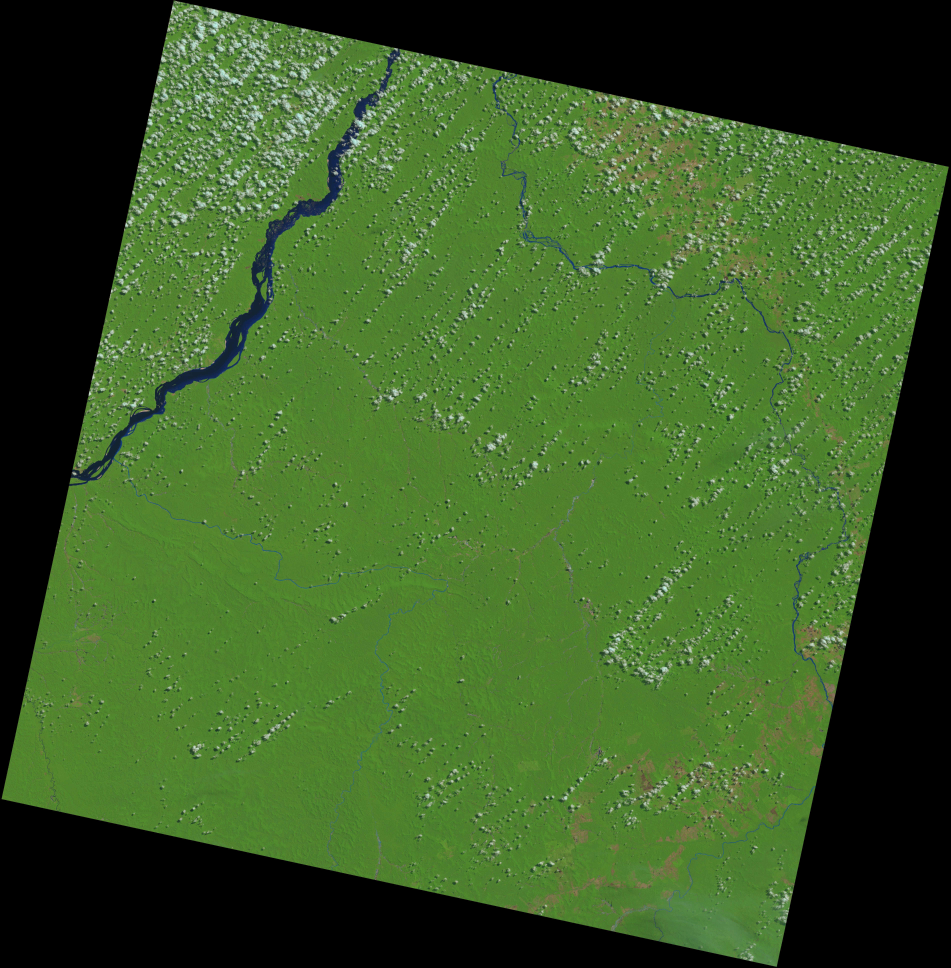
#> input picture datasets/ee_original_images/LC08_L1TP_228064_20230811_20230818_02_T1.jpg, 7601 x 7741 px (shown at 1/8 size); its folder holds only this picture in this run
$ python split_images.py
#> lines starting #> are read from the running program, lines starting #| are printed output that depends on the picture
import csv
from PIL import Image
import os

def get_chunk_coordinates(x, y, x_step, y_step, ul_lon, ul_lat, lr_lon, lr_lat):
    """Calculate coordinates for each chunk."""
    x_ratio = x / x_step
    y_ratio = y / y_step

    chunk_ul_lon = ul_lon + x_ratio * (lr_lon - ul_lon)
    chunk_ul_lat = ul_lat + y_ratio * (ul_lat - lr_lat)
    chunk_lr_lon = chunk_ul_lon + (lr_lon - ul_lon) / x_step
    chunk_lr_lat = chunk_ul_lat + (lr_lat - ul_lat) / y_step

    return chunk_ul_lon, chunk_ul_lat, chunk_lr_lon, chunk_lr_lat

input_csv = "original_geojpg.csv"
output_csv = "final_geojpg.csv"
input_folder = "ee_original_images"
rotated_folder = "rotated_images"
split_folder = "split_images"

# Ensure the folders exist
if not os.path.exists(rotated_folder):
    os.makedirs(rotated_folder)
if not os.path.exists(split_folder):
    os.makedirs(split_folder)

with open(input_csv, "r") as f_in, open(output_csv, "w", newline='') as f_out:
#> (reads original_geojpg.csv from the repository)
    reader = csv.reader(f_in)
    writer = csv.writer(f_out)
    writer.writerow(["filename", "ul_lat", "ul_lon", "ur_lat", "ur_lon", "ll_lat", "ll_lon", "lr_lat", "lr_lon"])

    next(reader)  # skip header
    for row in reader:
        (filename_without_extension, angle, ul_lat, ul_lon, ur_lat, ur_lon, ll_lat, ll_lon,
        lr_lat, lr_lon, left_right_crop, up_down_crop) = row

        img = Image.open(os.path.join('datasets', input_folder, f"{filename_without_extension}.jpg"))
#> img is the input picture: PIL image 7601x7741 RGB; mean R, G, B 59, 91.1, 38.1
        img_rotated = img.rotate(float(angle), expand=True)
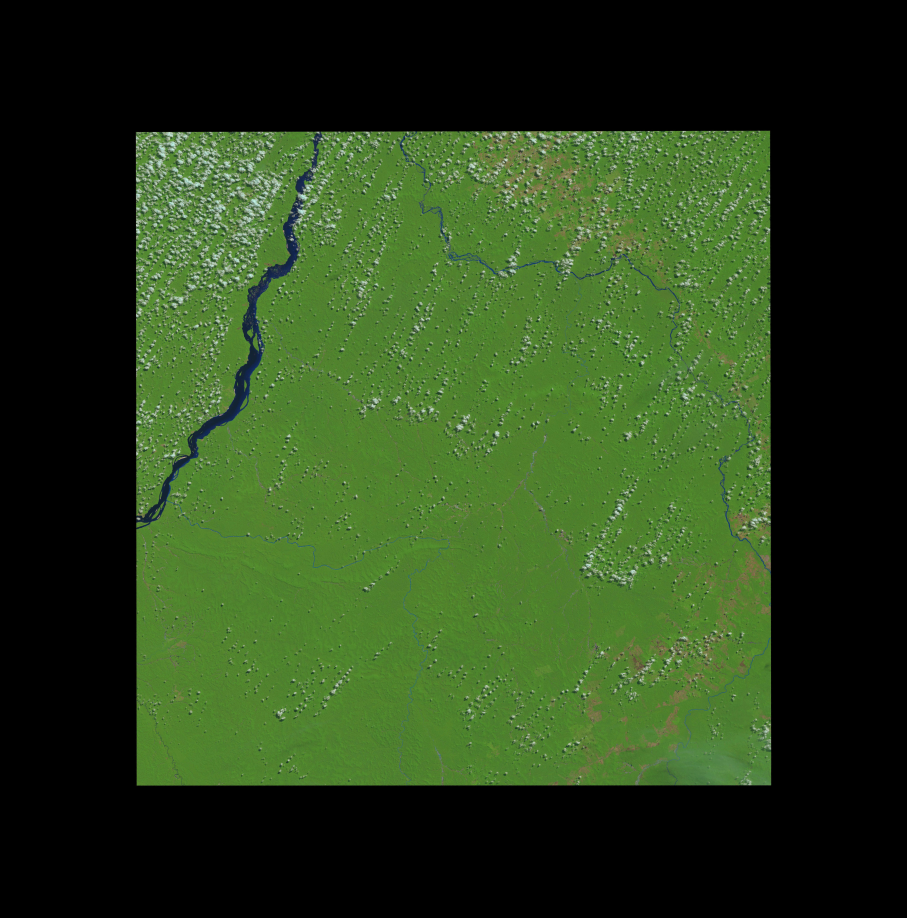
#> img_rotated: PIL image 9069x9177 RGB (shown at 1/10 size); mean R, G, B 41.7, 64.4, 27

        # Cropping the image
        img_rotated = img_rotated.crop((int(left_right_crop), int(up_down_crop),
                                        img_rotated.width - int(left_right_crop),
                                        img_rotated.height - int(up_down_crop)))
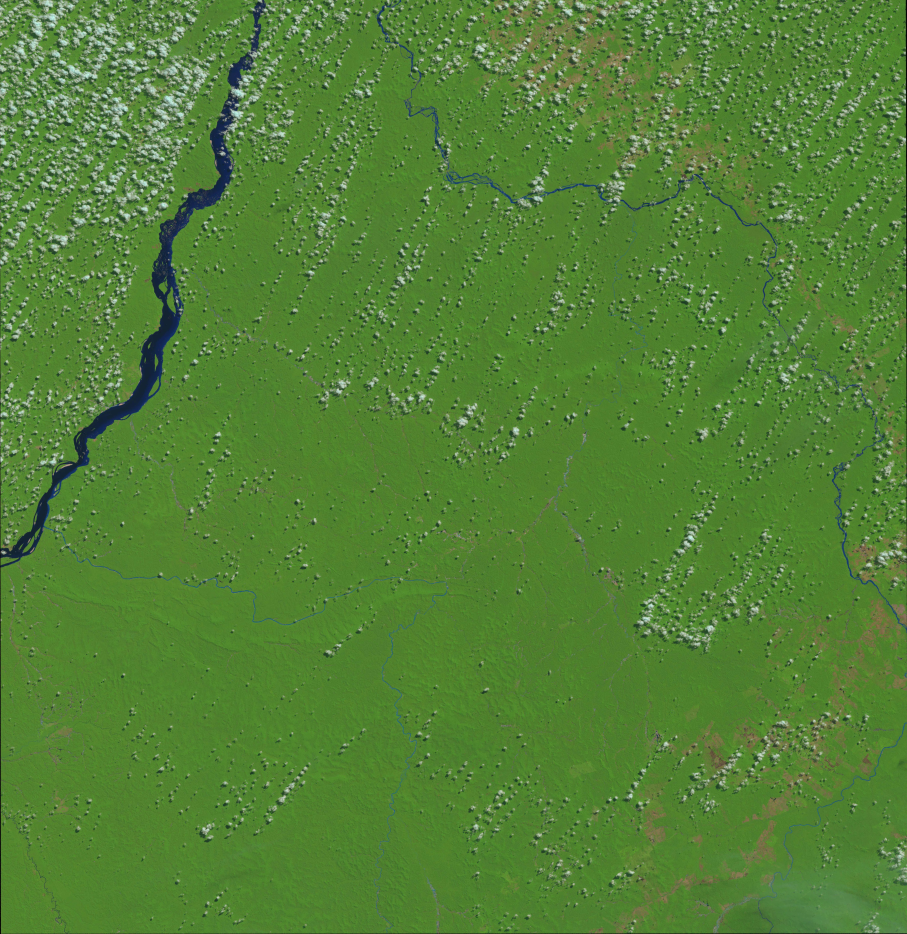
#> img_rotated: PIL image 6349x6537 RGB (shown at 1/7 size); mean R, G, B 83.6, 129, 54

        rotated_path = os.path.join('datasets', rotated_folder, f"rotated_{filename_without_extension}.jpg")
        img_rotated.save(rotated_path)

        width, height = img_rotated.size
#> width = 6349; height = 6537
        x_step = 256
        y_step = 256

        for x in range(0, width, x_step):
            for y in range(0, height, y_step):
                if x + x_step <= width and y + y_step <= height:  # Check to avoid border chunks
                    chunk = img_rotated.crop((x, y, x + x_step, y + y_step))
                    chunk_filename = f"{filename_without_extension}_{x}_{y}.jpg"
                    chunk_path = os.path.join('datasets', split_folder, chunk_filename)
                    chunk.save(chunk_path)

                    chunk_ul_lon, chunk_ul_lat, chunk_lr_lon, chunk_lr_lat = get_chunk_coordinates(x, y, width, height, float(ul_lon), float(ul_lat), float(lr_lon), float(lr_lat))
                    writer.writerow([chunk_filename, chunk_ul_lat, chunk_ul_lon, chunk_ul_lat, chunk_lr_lon, chunk_lr_lat, chunk_ul_lon, chunk_lr_lat, chunk_lr_lon])
#> this loop made 25 passes
#> pass 1, `chunk.save(chunk_path)`:
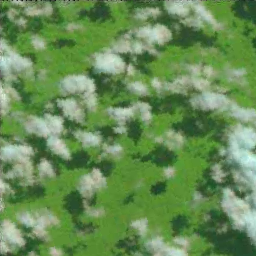
#> saved as LC08_L1TP_228064_20230811_20230818_02_T1_0_0.jpg: PIL image 256x256 RGB; mean R, G, B 103.4, 140.3, 85.2
#> pass 1, `chunk.save(chunk_path)`:
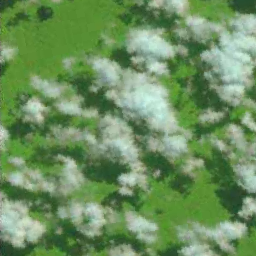
#> saved as LC08_L1TP_228064_20230811_20230818_02_T1_0_256.jpg: PIL image 256x256 RGB; mean R, G, B 108.8, 144, 95.1
#> pass 1, `chunk.save(chunk_path)`:
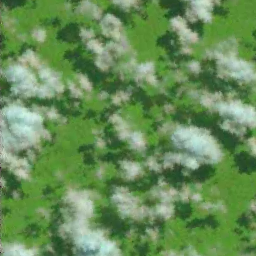
#> saved as LC08_L1TP_228064_20230811_20230818_02_T1_0_512.jpg: PIL image 256x256 RGB; mean R, G, B 103.1, 141.1, 87.3
#> pass 1, `chunk.save(chunk_path)`:
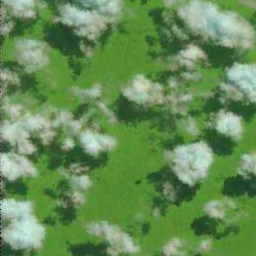
#> saved as LC08_L1TP_228064_20230811_20230818_02_T1_0_768.jpg: PIL image 256x256 RGB; mean R, G, B 102.1, 140.1, 85.8
#> after the loop:
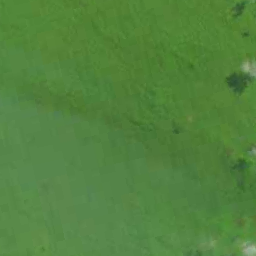
#> chunk: PIL image 256x256 RGB; mean R, G, B 82.2, 130.5, 62.5
#> (the run stopped early here; a loop or call above may not have finished)
